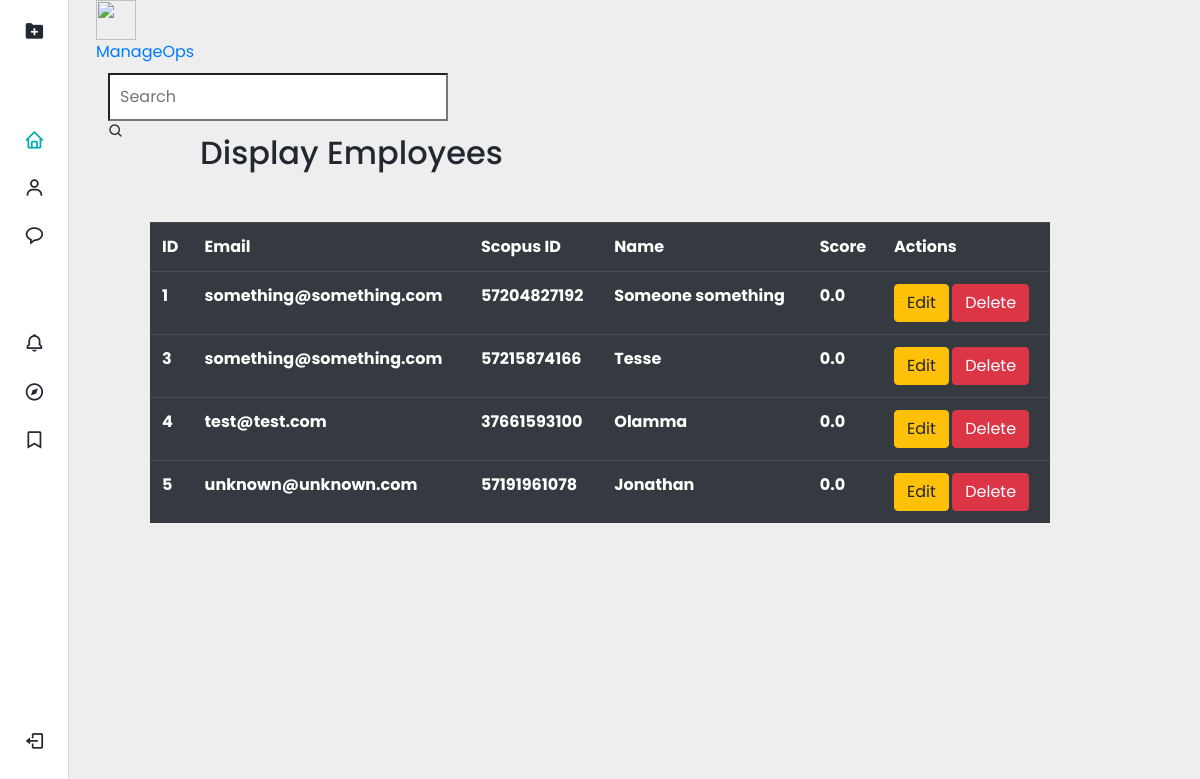
The page /admin on the database its author committed.
### app.py (models this page shows, shortened)
class Employee(db.Model, UserMixin):
    id = db.Column(db.Integer, primary_key=True)
    name = db.Column(db.String(100), nullable=False)
    scopus_id = db.Column(db.String(20), nullable=False, unique=True)
    password_hash = db.Column(db.String(128))
    email = db.Column(db.String(100), nullable=False)
    promoted_date = db.Column(db.DateTime, nullable=False, default=datetime.utcnow)
    score = db.Column(db.Float, nullable=False, default=0)
    @property
    def password(self):
        raise AttributeError('Password is not a readable attribute!')

### app.py (the view)
@app.route("/admin",methods=['GET','POST'])
def admin():
    all_data = Employee.query.all()
    return render_template('admin.html', employees =all_data)

### templates/admin.html (shortened to what this page needs)
{% extends 'base.html' %}
{% block body%}
        <header class="header">
            <div class="header__container">
                <img src="assets/img/perfil.jpg" alt="" class="header__img">
                <a href="#" class="header__logo">ManageOps</a>
                <div class="header__search">
                    <input type="search" placeholder="Search" class="header__input">
                    <i class='bx bx-search header__icon'></i>
                </div>
            </div>
        </header>
        <div class="nav" id="navbar">
            <nav class="nav__container">
                <div>
                    <a href="#" class="nav__link nav__logo">
                        <i class='bx bxs-folder-plus nav__icon' ></i>
                    </a>
                    <div class="nav__list">
                        <div class="nav__items">
                            <a href="#" class="nav__link active">
                                <i class='bx bx-home nav__icon' ></i>
                            </a>
                            <div class="nav__dropdown">
                                <a href="#" class="nav__link">
                                    <i class='bx bx-user nav__icon' ></i>
                                </a>
                            </div>
                            <a href="#" class="nav__link">
                                <i class='bx bx-message-rounded nav__icon' ></i>
                            </a>
                        </div>
                        <div class="nav__items">
                            <div class="nav__dropdown">
                                <a href="#" class="nav__link">
                                    <i class='bx bx-bell nav__icon' ></i>
                                </a>
                            </div>
                            <a href="#" class="nav__link">
                                <i class='bx bx-compass nav__icon' ></i>
                            </a>
                            <a href="#" class="nav__link">
                                <i class='bx bx-bookmark nav__icon' ></i>
                            </a>
                        </div>
                    </div>
                </div>
                <a href="{{url_for('logout')}}" class="nav__link nav__logout">
                    <i class='bx bx-log-out nav__icon' ></i>
                </a>
            </nav>
        </div>
        <main>
            <section>
                <div class="container-fluid">
                    <div class="row">
                        <div class="col-md-12">
                                <h2>Display Employees </h2>
                                <table class="table table-hover table-dark">
                                <tr>
                                    <th>ID</th>
                                    <th>Email</th>
                                    <th>Scopus ID</th>
                                    <th>Name</th>
                                    <th>Score</th>
                                    <th>Actions</th>
                                </tr>
                                {% for row in employees%}
                                <tr>
                                    <th>{{row.id}}</th>
                                    <th>{{row.email}}</th>
                                    <th>{{row.scopus_id}}</th>
                                    <th>{{row.name}}</th>
                                    <th>{{row.score}}</th>
                                    <th>
                                        <a href="/edit{{row.id}}" class="btn btn-warning btn-xs" data-toggle="modal" data-target="#modaledit{{row.id}}">Edit</a>
                                        <a href="/delete/{{row.id}}" class="btn btn-danger btn-xs" onclick="return confirm('Are you sure you want to delete')">Delete</a>
                                    </th>
                                </tr>
                                {% endfor%}
                            </table>
                        </div>
                    </div>
                </div>
            </section>
        </main>
{%endblock%}

### templates/base.html (shortened to what this page needs)
<!DOCTYPE html>
<html lang="en">
<head>
    <link rel="stylesheet" href="https://stackpath.bootstrapcdn.com/bootstrap/4.4.1/css/bootstrap.min.css">
    <link rel="stylesheet" href="{{url_for('static', filename = 'css/profile.css')}}">
    <link rel="stylesheet" href="{{url_for('static', filename = 'css/signup.css')}}">
    <link rel="stylesheet" href="https://cdn.jsdelivr.net/npm/boxicons@latest/css/boxicons.min.css">
</head>
<body>
{% block body %} {% endblock %}
</body>
</html>

### static/css/profile.css (style rules this page uses)
:root { --header-height: 3.5rem; --nav-width: 219px; --first-color: #00ADB5; --first-color-light: #F4F0FA; --title-color: #19181B; --text-color: #222831; --text-color-light: #A5A1AA; --body-color: #EEEEEE; --container-color: #FFFFFF; --body-font: 'Poppins', sans-serif; --normal-font-size: .938rem; --small-font-size: .75rem; --smaller-font-size: .75rem; --font-medium: 500; --font-semi-bold: 600; --z-fixed: 100; }
@media screen and (min-width: 1024px) { :root { --normal-font-size: 1rem; --small-font-size: .875rem; --smaller-font-size: .813rem; } }
body { margin: var(--header-height) 0 0 0; padding: 1rem 1rem 0; font-family: var(--body-font); font-size: var(--normal-font-size); background-color: var(--body-color); color: var(--text-color); }
section { margin-top: 20px; }
a { text-decoration: none; }
img { max-width: 100%; height: auto; }
h4,h2 { margin: 50px; }
.nav { position: fixed; top: 0; height: 100vh; width: 100%; padding: 1rem 1rem 0; background-color: var(--container-color); box-shadow: 1px 0 0 rgba(22, 8, 43, 0.1); z-index: var(--z-fixed); transition: .4s; }
.nav__container { height: 100%; display: flex; flex-direction: column; justify-content: space-between; padding-bottom: 3rem; overflow: auto; scrollbar-width: none; }
.nav__logo { font-weight: var(--font-semi-bold); margin-bottom: 2.5rem; }
.nav__list, .nav__items { display: grid; }
.nav__list { row-gap: 2.5rem; }
.nav__items { row-gap: 1.5rem; }
.nav__link { display: flex; align-items: center; color: var(--text-color); }
.nav__icon { font-size: 1.2rem; margin-right: .5rem; }
.nav__logout { margin-top: 5rem; }
.nav__dropdown { overflow: hidden; max-height: 21px; transition: .4s ease-in-out; }
main { width: 80%; margin: 0 auto; }
.active { color: var(--first-color); }
@media screen and (min-width: 768px) { body { padding: 1rem 3rem 0 6rem; } }
@media screen and (min-width: 768px) { .header { padding: 0 3rem 0 6rem; } }
@media screen and (min-width: 768px) { .header__container { height: calc(var(--header-height) + .5rem); } }
@media screen and (min-width: 768px) { .header__search { width: 300px; padding: .55rem .75rem; } }
@media screen and (min-width: 768px) { .header__logo { display: block; } }
@media screen and (min-width: 768px) { .header__img { width: 40px; height: 40px; order: 1; } }
@media screen and (min-width: 768px) { .nav { left: 0; padding: 1.2rem 1.5rem 0; width: 68px; } }
@media screen and (min-width: 768px) { .nav__items { row-gap: 1.7rem; } }
@media screen and (min-width: 768px) { .nav__icon { font-size: 1.3rem; } }

### static/css/signup.css (style rules this page uses)
*,html,body { @import url('https://fonts.googleapis.com/css2?family=Noto+Serif&display=swap'); padding: 0; margin: 0; }
input { padding: 10px; }
.row { margin: 0; }

### templates/base.html (style rules this page uses)
body { margin: 0; overflow-x: hidden; overflow-y: scroll; }
nav { margin-bottom: 20px; }

### rows shown on the page
Employee: id "1", email "something@something.com", scopus_id "57204827192", name "Someone something", score "0.0"
Employee: id "3", email "something@something.com", scopus_id "57215874166", name "Tesse", score "0.0"
Employee: id "4", email "test@test.com", scopus_id "37661593100", name "Olamma", score "0.0"
Employee: id "5", email "unknown@unknown.com", scopus_id "57191961078", name "Jonathan", score "0.0"
